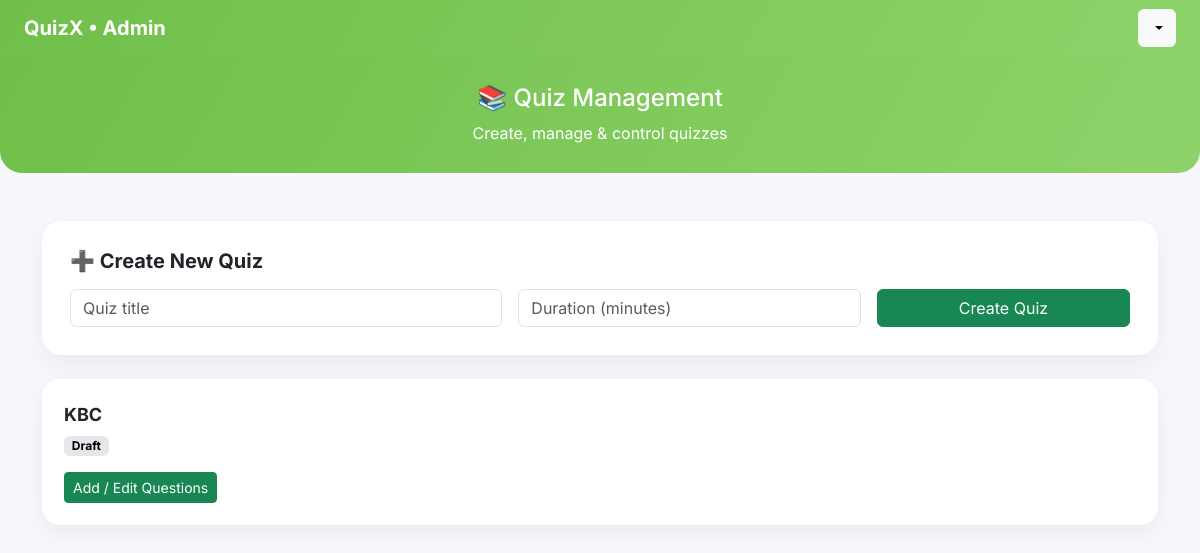
The page /admin/quizzes on the database as committed earlier.
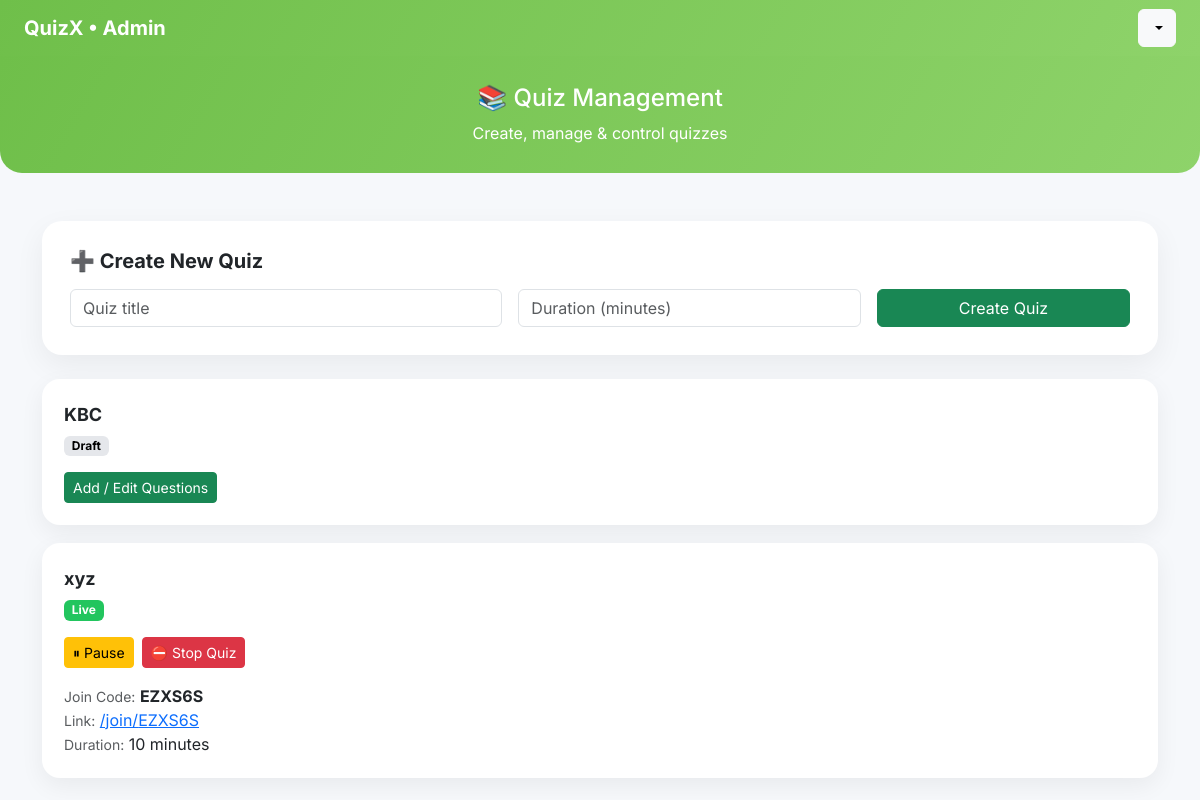
The same page on the database as committed later.
### app.py (models this page shows)
class Quiz(db.Model):
    id = db.Column(db.Integer, primary_key=True)
    title = db.Column(db.String(100), nullable=False)
    duration = db.Column(db.Integer)  # minutes
    start_time = db.Column(db.DateTime)
    is_locked = db.Column(db.Boolean, default=False)
    is_published = db.Column(db.Boolean, default=False)
    is_active = db.Column(db.Boolean, default=False)
    join_code = db.Column(db.String(10), unique=True)
    is_paused = db.Column(db.Boolean, default=False)
    paused_at = db.Column(db.DateTime)
    paused_seconds = db.Column(db.Integer, default=0)

### app.py (the view, shortened to what this page needs)
@app.route("/admin/quizzes", methods=["GET", "POST"])
def admin_quizzes():
    quizzes = Quiz.query.all()
    return render_template("admin_quiz.html", quizzes=quizzes)

### templates/admin_quiz.html (shortened to what this page needs)
<!DOCTYPE html>
<html lang="en">
<head>
    <link href="https://cdn.jsdelivr.net/npm/bootstrap@5.3.0/dist/css/bootstrap.min.css" rel="stylesheet">
    <link rel="stylesheet" href="{{ url_for('static', filename='css/admin_quiz.css') }}">
</head>
<body>
<nav class="navbar navbar-dark px-4" style="background:linear-gradient(120deg,#6fbf4a,#8ed36a);">
    <span class="navbar-brand fw-bold">QuizX • Admin</span>
    <div class="dropdown">
        <button class="btn btn-light dropdown-toggle fw-bold" data-bs-toggle="dropdown">
        </button>
    </div>
</nav>
<div class="header text-center">
    <h4>📚 Quiz Management</h4>
    <p class="mb-0">Create, manage & control quizzes</p>
</div>
<div class="container mt-5">
<div class="create-card mb-4">
    <h5 class="fw-bold mb-3">➕ Create New Quiz</h5>
    <form method="POST" class="row g-3">
        <div class="col-md-5">
            <input name="title" class="form-control" placeholder="Quiz title" required>
        </div>
        <div class="col-md-4">
            <input name="duration" type="number" min="1" class="form-control" placeholder="Duration (minutes)" required>
        </div>
        <div class="col-md-3 d-grid">
            <button class="btn btn-success">Create Quiz</button>
        </div>
    </form>
</div>
{% if quizzes %}
{% for q in quizzes %}
<div class="quiz-card">
    <div class="quiz-title">{{ q.title }}</div>
    {% if q.is_active and q.is_paused %}
        <span class="badge badge-paused mt-2">Paused</span>
    {% elif q.is_active %}
        <span class="badge badge-live mt-2">Live</span>
    {% elif q.is_published %}
        <span class="badge badge-ended mt-2">Ended</span>
    {% elif q.is_locked %}
        <span class="badge badge-locked mt-2">Locked</span>
    {% else %}
        <span class="badge badge-draft mt-2">Draft</span>
    {% endif %}
    <div class="mt-3 d-flex gap-2 flex-wrap">
        {% if not q.is_locked and not q.is_active %}
            <a href="/admin/add-question/{{ q.id }}" class="btn btn-success btn-sm">Add / Edit Questions</a>
        {% endif %}
        {% if q.is_active and not q.is_paused %}
            <a href="/admin/pause-quiz/{{ q.id }}" class="btn btn-warning btn-sm">⏸ Pause</a>
        {% endif %}
        {% if q.is_active %}
            <a href="/admin/stop-quiz/{{ q.id }}" onclick="return confirm('Stop this live quiz?')" class="btn btn-danger btn-sm">⛔ Stop Quiz</a>
        {% endif %}
    </div>
    {% if q.is_active %}
    <div class="mt-3">
        <small class="text-muted">Join Code:</small> <b>{{ q.join_code }}</b><br>
        <small class="text-muted">Link:</small>
        <a href="/join/{{ q.join_code }}" target="_blank">/join/{{ q.join_code }}</a><br>
        <small class="text-muted">Duration:</small> {{ q.duration }} minutes
    </div>
    {% endif %}
</div>
{% endfor %}
{% else %}
<div class="text-center text-muted mt-5">
    <h5>No quizzes created yet</h5>
    <p>Create your first quiz using the form above 👆</p>
</div>
{% endif %}
</div>
</body>
</html>

Rows that differ between the two databases and show on the page:
added Quiz: title "xyz", is_active "Live", join_code "EZXS6S", duration "10"
